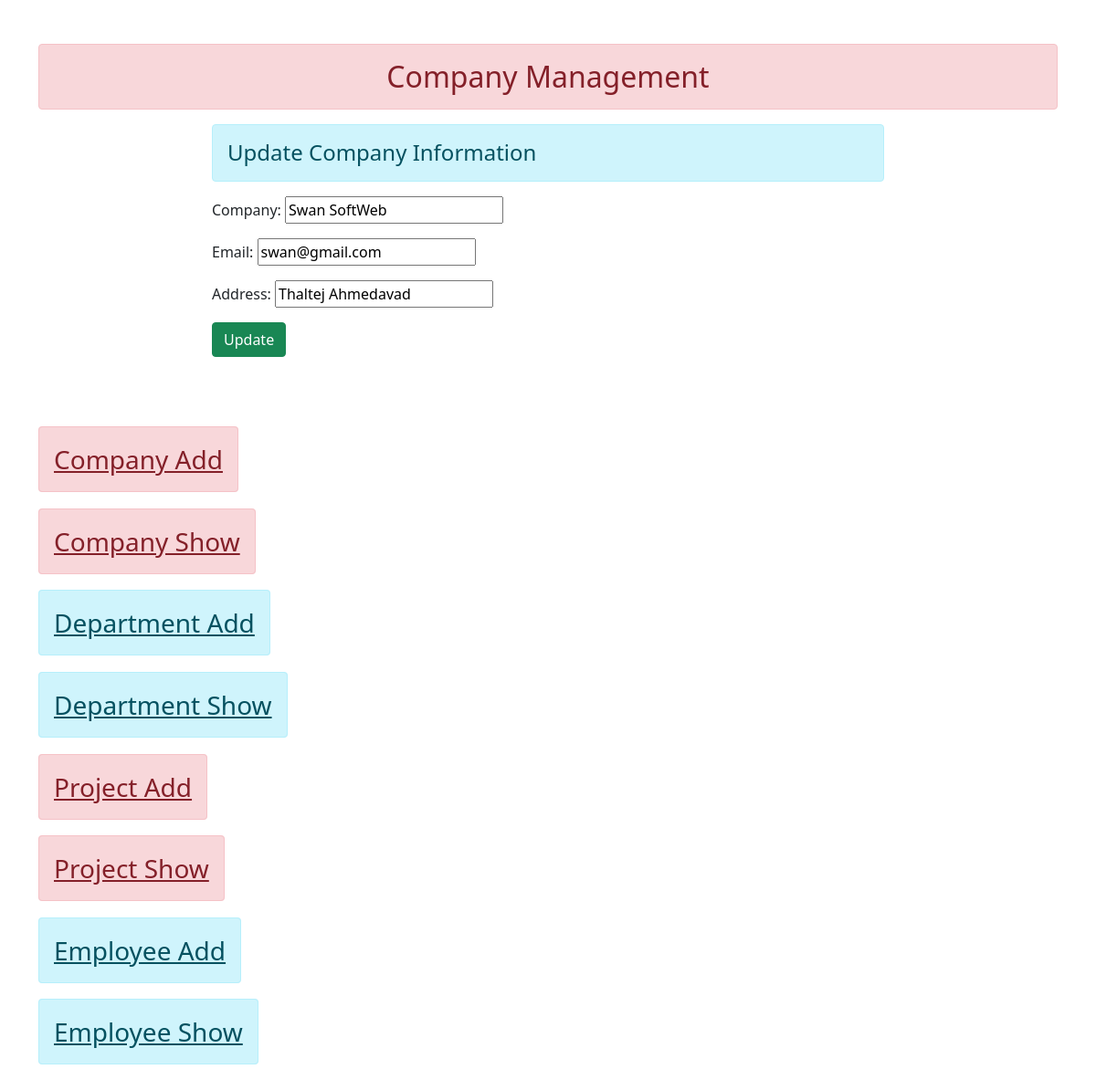
Page /company/19/update/ on the committed database.
### company/models.py (models this page shows, shortened)
class CompanyModel(models.Model):
    company = models.CharField(max_length=100)
    email = models.EmailField(max_length=100)
    address = models.CharField(max_length=100)

### company/views.py (the view)
# urls.py: path('<pk>/update/', UpdateCompanyView.as_view(), name='updatecompany'),
class UpdateCompanyView(UpdateView):
    model = CompanyModel
    form_class = CompanyRegistration
    template_name = 'company/updatecompany.html'
    success_url = reverse_lazy('company:companylist')

### company/forms.py
class CompanyRegistration(forms.ModelForm):
    class Meta:
        model = CompanyModel
        fields = "__all__"

### templates/company/updatecompany.html
{% extends 'base.html' %} {% block content %}
<div class="row">
    <div class="col-sm-8 offset-2">
        <h4 class="alert alert-info">Update Company Information</h4>
        <form action="" method="POST">
            {% csrf_token %} {{form.as_p}}
            <input type="submit" class="btn btn-success" value="Update">
        </form>
    </div>
</div>
{% endblock content %}

### rows in the picture
CompanyModel: company "Swan SoftWeb", email "swan@gmail.com", address "Thaltej Ahmedavad"
